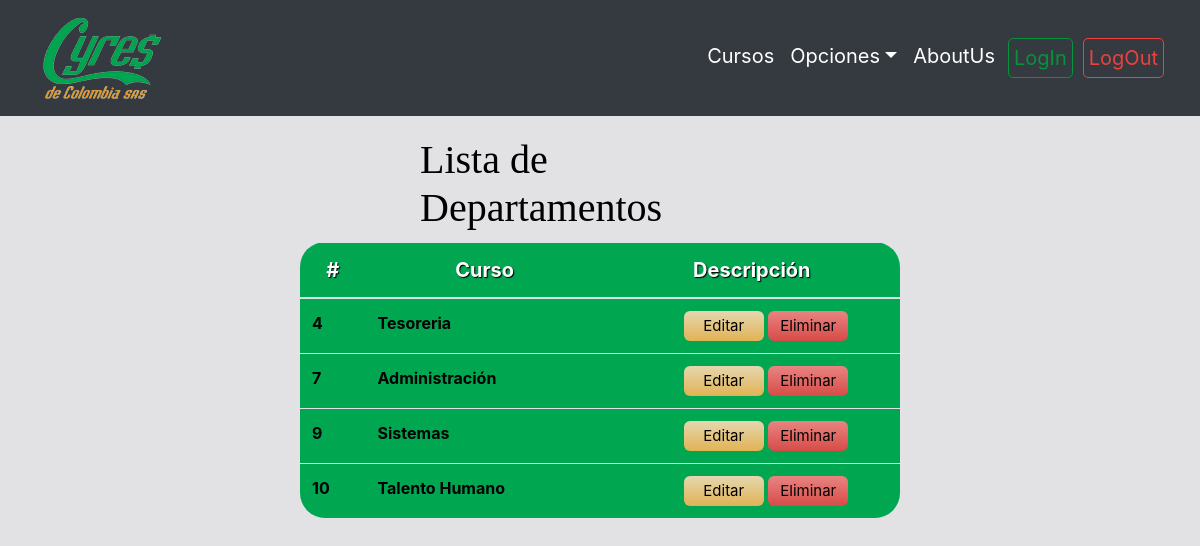
The page /homedpto/ on the database as committed earlier.
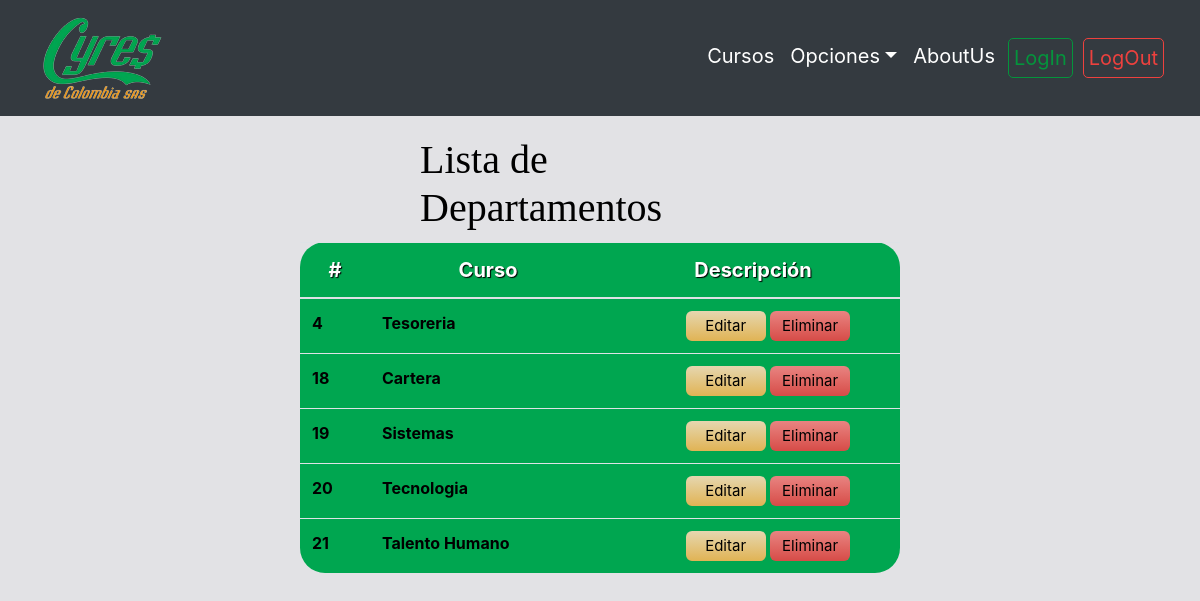
The same page on the database as committed later.
### contenido/models.py (models this page shows, shortened)
class Dpto(models.Model):
    nombreDpto=models.CharField(max_length=100)

### contenido/views.py (the view)
# urls.py: path('homedpto/', views.homedpto,name="homedpto"),
def homedpto(request):
    Dptos=Dpto.objects.all()
    context={'Dptos':Dptos}
    return render(request,'Deptor.html',context)

### contenido/Templates/Deptor.html (shortened to what this page needs)
{% extends 'layout.html' %}
{% load static %}
{% block content %}
<link rel="stylesheet" type="text/css" href=" {% static 'css/home.css' %}">
<main role="main" class="container">
    <div class="row">
        <div class="col-12">
            <h1>Lista de Departamentos</h1>
            <div class="table-responsive">
                <table class="table " id="tablam">
                    <thead>
                        <tr>
                            <th scope="col">#</th>
                            <th scope="col">Curso</th>
                            <th scope="col">Descripción</th>
                        </tr>
                    </thead>
                    <tbody>
                        {% for dpto in Dptos %}
                        <tr>
                            <th scope="row">{{dpto.id}}</th>
                            <th scope="row">{{dpto.nombreDpto}}</th>
                            <td>
                                <button class="editar"><a href="{% url 'editarDpto' dpto.id %}">Editar</a></button>
                                <button class="eliminar"onclick="eliminarDpto({{dpto.id}})"><a href="#">Eliminar</a></button>
                            </td>
                        </tr>
                    </tbody>
                    {% endfor %}
                </table>
            </div>
        </div>
    </div>
</main>
{% endblock %}

Rows that differ between the two databases and show on the page:
removed Dpto: id "7", nombreDpto "Administración"
removed Dpto: id "9", nombreDpto "Sistemas"
removed Dpto: id "10", nombreDpto "Talento Humano"
added Dpto: id "18", nombreDpto "Cartera"
added Dpto: id "19", nombreDpto "Sistemas"
added Dpto: id "20", nombreDpto "Tecnologia"
added Dpto: id "21", nombreDpto "Talento Humano"
